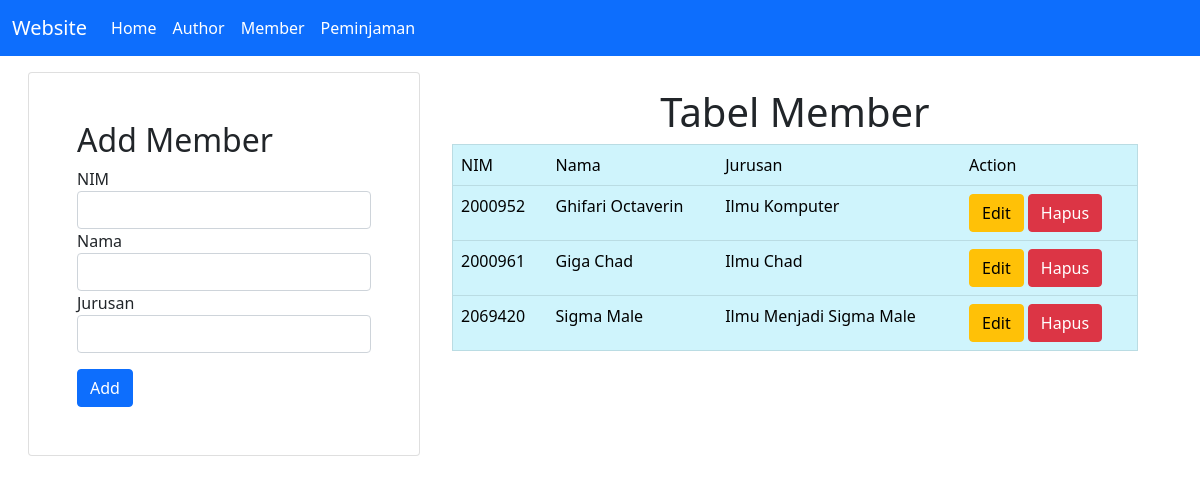
The page /member.php on the database its author committed.
### tables this page shows
CREATE TABLE `member` (
  `nim` varchar(50) NOT NULL,
  `nama` varchar(100) NOT NULL,
  `jurusan` varchar(100) NOT NULL
);

### conf.php (called while the page is built)
<?php
$db_host = "localhost";
$db_user = "root";
$db_pass = "";
$db_name = "db_perpustakaan";
?>

### includes/DB.class.php (called while the page is built, shortened)
<?php
class DB
{
    var $db_host = "";
    var $db_user = "";
    var $db_pass = "";
    var $db_name = "";
    var $db_link = "";
    var $result = 0;
    function __construct($db_host = '', $db_user = '', $db_pass = '', $db_name = '')
    {
        $this->db_host = $db_host;
        $this->db_user = $db_user;
        $this->db_pass = $db_pass;
        $this->db_name = $db_name;
    }
    function open()
    {
        $this->db_link = mysqli_connect($this->db_host, $this->db_user, $this->db_pass, $this->db_name);
    }
    function execute($query = "")
    {
        $this->result = mysqli_query($this->db_link, $query);
        return $this->result;
    }
    function getResult()
    {
        return mysqli_fetch_array($this->result);
    }
}
?>

### includes/Member.class.php (called while the page is built, shortened)
<?php
class Member extends DB {
    function getMember() {
        $query = "SELECT * FROM member";
        return $this->execute($query);
    }
}
?>

### member.php (the view, shortened to what this page needs)
<?php
include("conf.php");
include("includes/DB.class.php");
include("includes/Member.class.php");
$member = new Member($db_host, $db_user, $db_pass, $db_name);
$member->open();
$dataButton = "<button type='submit' name='add' class='btn btn-primary mt-3'>Add</button>";
$dataForm = "
            <div class='form-row'>
              <div class='form-group col'>
                <label for='nim'>NIM</label>
                <input type='text' class='form-control' name='nim' required />
              </div>
            </div>
            <div class='form-row'>
              <div class='form-group col'>
                <label for='nama'>Nama</label>
                <input type='text' class='form-control' name='nama' required />
              </div>
            </div>
            <div class='form-row'>
              <div class='form-group col'>
                <label for='jurusan'>Jurusan</label>
                <input type='text' class='form-control' name='jurusan' required />
              </div>
            </div>";
$member->getMember();
$data = null;
while (list($nim, $nama, $jurusan) = $member->getResult()) {
    $data .= "
        <tr>
            <td>". $nim ."</td>
            <td>". $nama ."</td>
            <td>". $jurusan ."</td>
            <td>
                <a href='member.php?id_edit=" . $nim .  "' class='btn btn-warning' '>Edit</a>
                <a href='member.php?id_hapus=" . $nim . "' class='btn btn-danger' '>Hapus</a>
            </td>
        </tr>
    ";
}
?>

### rows shown on the page
member: nim "2000952", nama "Ghifari Octaverin", jurusan "Ilmu Komputer"
member: nim "2000961", nama "Giga Chad", jurusan "Ilmu Chad"
member: nim "2069420", nama "Sigma Male", jurusan "Ilmu Menjadi Sigma Male"

### other values the page prints
$this->content "Website Home Author Member Peminjaman Add Member Tabel Member NIM Nama Jurusan Action"
